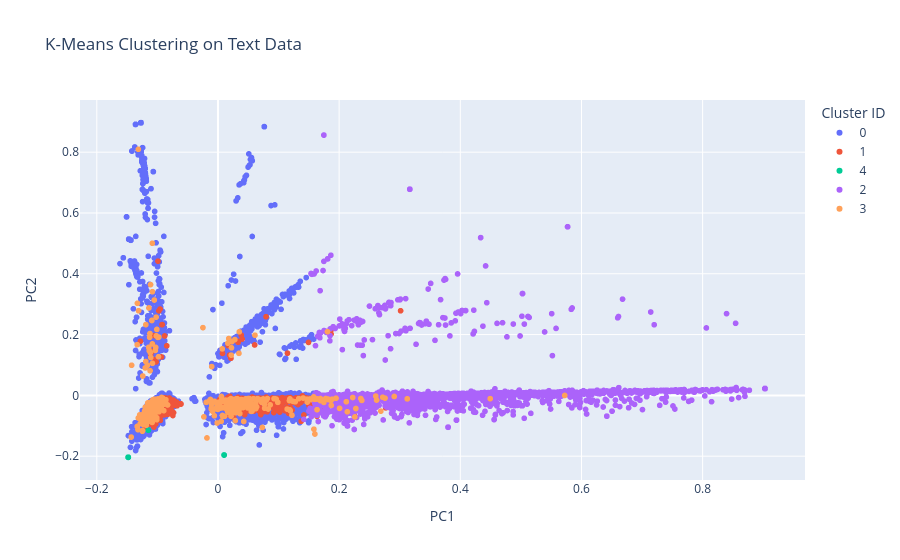

Notebook source saved alongside this figure:
### Markdown cell above
## Visualization with plotly

### Code cell
pca = PCA(n_components=2)
X_pca = pca.fit_transform(X.toarray())
df_pca = pd.DataFrame(X_pca, columns=['PC1', 'PC2'])
df_pca['Cluster'] = df['KMeans_Cluster'].astype(str)

fig = px.scatter(df_pca, x='PC1', y='PC2', color='Cluster',
                 title='K-Means Clustering on Text Data',
                 labels={'Cluster': 'Cluster ID'})

fig.show()

### Figure 1 — Plotly figure (JSON) as saved in the notebook; plotly's stock layout.template omitted (floating-point values rounded to 4 significant figures; data arrays with more than 128 entries replaced by an {"elided": "..."} marker saying what was removed)
{"data": [{"hovertemplate": "Cluster ID=0<br>PC1=%{x}<br>PC2=%{y}<extra></extra>", "legendgroup": "0", "marker": {"color": "#636efa", "symbol": "circle"}, "mode": "markers", "name": "0", "showlegend": true, "type": "scattergl", "x": {"elided": "24831 float values"}, "xaxis": "x", "y": {"elided": "24831 float values"}, "yaxis": "y"}, {"hovertemplate": "Cluster ID=1<br>PC1=%{x}<br>PC2=%{y}<extra></extra>", "legendgroup": "1", "marker": {"color": "#EF553B", "symbol": "circle"}, "mode": "markers", "name": "1", "showlegend": true, "type": "scattergl", "x": {"elided": "1759 float values"}, "xaxis": "x", "y": {"elided": "1759 float values"}, "yaxis": "y"}, {"hovertemplate": "Cluster ID=4<br>PC1=%{x}<br>PC2=%{y}<extra></extra>", "legendgroup": "4", "marker": {"color": "#00cc96", "symbol": "circle"}, "mode": "markers", "name": "4", "showlegend": true, "type": "scattergl", "x": {"elided": "327 float values"}, "xaxis": "x", "y": {"elided": "327 float values"}, "yaxis": "y"}, {"hovertemplate": "Cluster ID=2<br>PC1=%{x}<br>PC2=%{y}<extra></extra>", "legendgroup": "2", "marker": {"color": "#ab63fa", "symbol": "circle"}, "mode": "markers", "name": "2", "showlegend": true, "type": "scattergl", "x": {"elided": "4045 float values"}, "xaxis": "x", "y": {"elided": "4045 float values"}, "yaxis": "y"}, {"hovertemplate": "Cluster ID=3<br>PC1=%{x}<br>PC2=%{y}<extra></extra>", "legendgroup": "3", "marker": {"color": "#FFA15A", "symbol": "circle"}, "mode": "markers", "name": "3", "showlegend": true, "type": "scattergl", "x": {"elided": "1000 float values"}, "xaxis": "x", "y": {"elided": "1000 float values"}, "yaxis": "y"}], "layout": {"legend": {"title": {"text": "Cluster ID"}, "tracegroupgap": 0}, "title": {"text": "K-Means Clustering on Text Data"}, "xaxis": {"anchor": "y", "domain": [0, 1], "title": {"text": "PC1"}}, "yaxis": {"anchor": "x", "domain": [0, 1], "title": {"text": "PC2"}}}}
